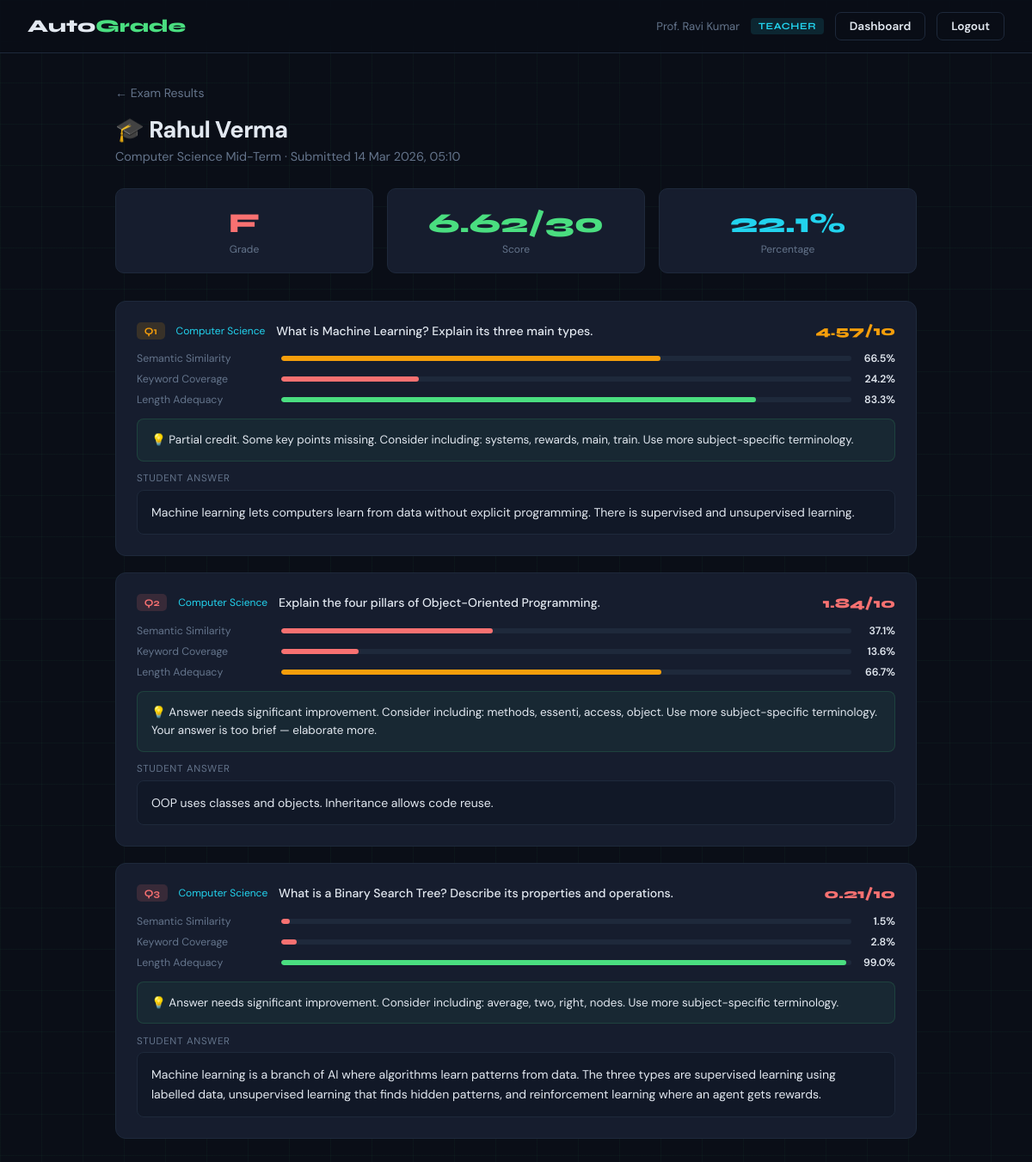
Screenshot of /teacher/submission/2 (signed in) with the database file from the repository.
### app.py (models this page shows, shortened)
class User(UserMixin, db.Model):
    id         = db.Column(db.Integer, primary_key=True)
    username   = db.Column(db.String(80),  unique=True, nullable=False)
    email      = db.Column(db.String(120), unique=True, nullable=False)
    password   = db.Column(db.String(256), nullable=False)
    first_name = db.Column(db.String(80),  default='')
    last_name  = db.Column(db.String(80),  default='')
    role       = db.Column(db.String(10),  default='student')
    created_at = db.Column(db.DateTime,    default=datetime.utcnow)
    submissions = db.relationship('Submission', backref='student', lazy=True)
    def full_name(self):
        n = f"{self.first_name} {self.last_name}".strip()
        return n if n else self.username
    def is_teacher(self): return self.role == 'teacher'

class Exam(db.Model):
    id          = db.Column(db.Integer, primary_key=True)
    title       = db.Column(db.String(200), nullable=False)
    subject_id  = db.Column(db.Integer, db.ForeignKey('subject.id'), nullable=False)
    creator_id  = db.Column(db.Integer, db.ForeignKey('user.id'),    nullable=False)
    is_active   = db.Column(db.Boolean, default=True)
    created_at  = db.Column(db.DateTime, default=datetime.utcnow)
    questions   = db.relationship('Question', secondary=exam_questions, lazy='subquery')
    submissions = db.relationship('Submission', backref='exam', lazy=True)
    creator     = db.relationship('User', backref='exams')

class Submission(db.Model):
    id           = db.Column(db.Integer, primary_key=True)
    student_id   = db.Column(db.Integer, db.ForeignKey('user.id'), nullable=False)
    exam_id      = db.Column(db.Integer, db.ForeignKey('exam.id'), nullable=False)
    total_score  = db.Column(db.Float,   default=0)
    total_marks  = db.Column(db.Integer, default=0)
    percentage   = db.Column(db.Float,   default=0)
    grade        = db.Column(db.String(3), default='F')
    submitted_at = db.Column(db.DateTime, default=datetime.utcnow)
    answers      = db.relationship('AnswerSubmission', backref='submission', lazy=True)

class AnswerSubmission(db.Model):
    id                  = db.Column(db.Integer, primary_key=True)
    submission_id       = db.Column(db.Integer, db.ForeignKey('submission.id'), nullable=False)
    question_id         = db.Column(db.Integer, db.ForeignKey('question.id'),   nullable=False)
    student_answer      = db.Column(db.Text, default='')
    score               = db.Column(db.Float, default=0)
    percentage          = db.Column(db.Float, default=0)
    grade               = db.Column(db.String(3), default='F')
    feedback            = db.Column(db.Text, default='')
    semantic_similarity = db.Column(db.Float, default=0)
    keyword_coverage    = db.Column(db.Float, default=0)
    length_adequacy     = db.Column(db.Float, default=0)
    question            = db.relationship('Question')

class Subject(db.Model):
    id        = db.Column(db.Integer, primary_key=True)
    name      = db.Column(db.String(100), unique=True, nullable=False)
    questions = db.relationship('Question', backref='subject', lazy=True)
    exams     = db.relationship('Exam',     backref='subject', lazy=True)

class Question(db.Model):
    id               = db.Column(db.Integer, primary_key=True)
    subject_id       = db.Column(db.Integer, db.ForeignKey('subject.id'), nullable=False)
    creator_id       = db.Column(db.Integer, db.ForeignKey('user.id'),    nullable=False)
    question_text    = db.Column(db.Text, nullable=False)
    reference_answer = db.Column(db.Text, nullable=False)
    max_marks        = db.Column(db.Integer, default=10)
    is_active        = db.Column(db.Boolean, default=True)
    created_at       = db.Column(db.DateTime, default=datetime.utcnow)
    creator          = db.relationship('User', backref='questions')

### app.py (the view)
@app.route('/teacher/submission/<int:sub_id>')
@teacher_required
def student_detail(sub_id):
    sub=(Submission.query.join(Exam)
         .filter(Submission.id==sub_id,Exam.creator_id==current_user.id).first_or_404())
    return render_template('teacher/student_detail.html',sub=sub)

### app.py (called while the page is built)
@lm.user_loader
def load_user(uid): return User.query.get(int(uid))

def teacher_required(f):
    @wraps(f)
    @login_required
    def decorated(*a,**k):
        if not current_user.is_teacher():
            flash('Teacher access required.','error')
            return redirect(url_for('student_dashboard'))
        return f(*a,**k)
    return decorated

### templates/teacher/student_detail.html (shortened to what this page needs)
{% extends "base.html" %}
{% block content %}
<a href="{{ url_for('exam_results', exam_id=sub.exam_id) }}" style="color:var(--muted);text-decoration:none;font-size:.88rem;display:inline-block;margin-bottom:1rem">&#8592; Exam Results</a>
<div class="pt">&#127891; {{ sub.student.full_name() }}</div>
<div class="ps">{{ sub.exam.title }} &middot; Submitted {{ sub.submitted_at.strftime('%d %b %Y, %H:%M') }}</div>
<div class="stat-grid">
  <div class="stat-card"><div class="stat-num" style="color:{% if sub.percentage>=70 %}#4ade80{% elif sub.percentage>=40 %}#f59e0b{% else %}#f87171{% endif %}">{{ sub.grade }}</div><div class="stat-lbl">Grade</div></div>
  <div class="stat-card"><div class="stat-num" style="color:var(--accent)">{{ sub.total_score }}/{{ sub.total_marks }}</div><div class="stat-lbl">Score</div></div>
  <div class="stat-card"><div class="stat-num" style="color:var(--accent2)">{{ sub.percentage }}%</div><div class="stat-lbl">Percentage</div></div>
</div>
{% for a in sub.answers %}
<div class="card" style="margin-bottom:1.2rem">
  <div style="display:flex;align-items:center;gap:.8rem;margin-bottom:.9rem;flex-wrap:wrap">
    <span class="chip {% if a.percentage>=70 %}cg{% elif a.percentage>=40 %}cy{% else %}cr{% endif %}">Q{{ loop.index }}</span>
    <span style="font-size:.75rem;color:var(--accent2)">{{ a.question.subject.name }}</span>
    <span style="font-size:.88rem;font-weight:500;flex:1">{{ a.question.question_text }}</span>
    <span style="font-family:'Syne',sans-serif;font-weight:800;color:{% if a.percentage>=70 %}#4ade80{% elif a.percentage>=40 %}#f59e0b{% else %}#f87171{% endif %}">{{ a.score }}/{{ a.question.max_marks }}</span>
  </div>
  {% for label, val in [('Semantic Similarity', a.semantic_similarity), ('Keyword Coverage', a.keyword_coverage), ('Length Adequacy', a.length_adequacy)] %}
  <div style="display:flex;align-items:center;gap:.8rem;margin-bottom:.5rem">
    <div style="font-size:.77rem;color:var(--muted);width:155px;flex-shrink:0">{{ label }}</div>
    <div class="bar-t" style="flex:1"><div class="bar-f" style="width:{{ val }}%;background:{% if val>=70 %}#4ade80{% elif val>=40 %}#f59e0b{% else %}#f87171{% endif %}"></div></div>
    <div style="font-size:.77rem;font-weight:600;width:38px;text-align:right">{{ val }}%</div>
  </div>
  {% endfor %}
  <div style="margin-top:.9rem;background:rgba(74,222,128,.06);border:1px solid rgba(74,222,128,.14);border-radius:8px;padding:.8rem 1rem;font-size:.84rem;line-height:1.6">&#128161; {{ a.feedback }}</div>
  <div style="margin-top:.8rem"><div style="font-size:.72rem;color:var(--muted);text-transform:uppercase;letter-spacing:.06em;margin-bottom:.35rem">Student Answer</div>
  <div style="background:var(--surface);border:1px solid var(--border);border-radius:8px;padding:.85rem 1rem;font-size:.875rem;line-height:1.65">{{ a.student_answer or '(No answer provided)' }}</div></div>
</div>{% endfor %}
{% endblock %}

### templates/base.html (shortened to what this page needs)
<!DOCTYPE html>
<html lang="en">
<head>
</head>
<body>
<nav>
  <a href="{{ url_for('home') }}" class="logo">Auto<span>Grade</span></a>
  <div class="nav-r">
    {% if current_user.is_authenticated %}
      <span class="nav-u">{{ current_user.full_name() }}</span>
      <span class="badge-role {% if current_user.is_teacher() %}badge-teacher{% else %}badge-student{% endif %}">
        {{ current_user.role }}
      </span>
      {% if current_user.is_teacher() %}
        <a href="{{ url_for('teacher_dashboard') }}" class="btn btn-outline">Dashboard</a>
      {% else %}
        <a href="{{ url_for('student_dashboard') }}" class="btn btn-outline">Dashboard</a>
        <a href="{{ url_for('progress') }}" class="btn btn-outline">Progress</a>
      {% endif %}
      <a href="{{ url_for('logout') }}" class="btn btn-outline">Logout</a>
    {% else %}
      <a href="{{ url_for('login') }}" class="btn btn-outline">Login</a>
      <a href="{{ url_for('register') }}" class="btn btn-accent">Register</a>
    {% endif %}
  </div>
</nav>
<div class="page {% block page_class %}{% endblock %}">
  {% block content %}{% endblock %}
</div>
</body>
</html>

### rows the page displays
User: full_name "Prof. Ravi Kumar", role "TEACHER"
User: student.full_name "Rahul Verma"
Exam: exam "Computer Science Mid-Term"
Submission: submitted_at "14 Mar 2026, 05:10", grade "F", total_score "6.62", total_marks "30", percentage "22.1"
AnswerSubmission: question.subject.name "Computer Science", question.question_text "What is Machine Learning? Explain its three main types.", score "4.57", question.max_marks "10", label "Semantic Similarity", semantic_similarity "66.5", label "Keyword Coverage", keyword_coverage "24.2", label "Length Adequacy", length_adequacy "83.3", feedback "Partial credit. Some key points missing. Consider including: systems, rewards, main, train. Use more subject-specific terminology.", student_answer "Machine learning lets computers learn from data without explicit programming. There is supervised and unsupervised learning."
AnswerSubmission: question.subject.name "Computer Science", question.question_text "Explain the four pillars of Object-Oriented Programming.", score "1.84", question.max_marks "10", label "Semantic Similarity", semantic_similarity "37.1", label "Keyword Coverage", keyword_coverage "13.6", label "Length Adequacy", length_adequacy "66.7", feedback "Answer needs significant improvement. Consider including: methods, essenti, access, object. Use more subject-specific terminology. Your answer is too brief — elaborate more.", student_answer "OOP uses classes and objects. Inheritance allows code reuse."
AnswerSubmission: question.subject.name "Computer Science", question.question_text "What is a Binary Search Tree? Describe its properties and operations.", score "0.21", question.max_marks "10", label "Semantic Similarity", semantic_similarity "1.5", label "Keyword Coverage", keyword_coverage "2.8", label "Length Adequacy", length_adequacy "99.0", feedback "Answer needs significant improvement. Consider including: average, two, right, nodes. Use more subject-specific terminology.", student_answer "Machine learning is a branch of AI where algorithms learn patterns from data. The three types are supervised learning using labelled data, unsupervised learning that finds hidden patterns, and reinforcement learning where an agent gets rewards."
